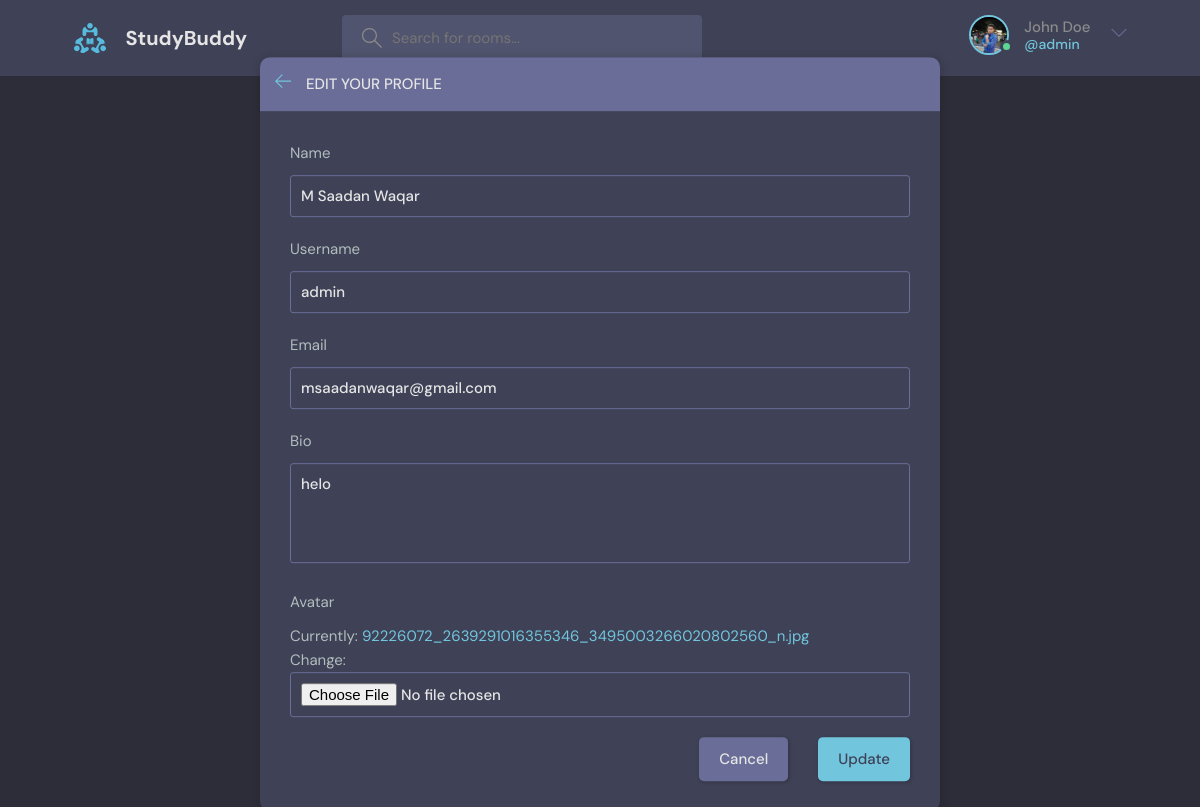
/update-user/ (signed in), run on an earlier commit of the app's database.
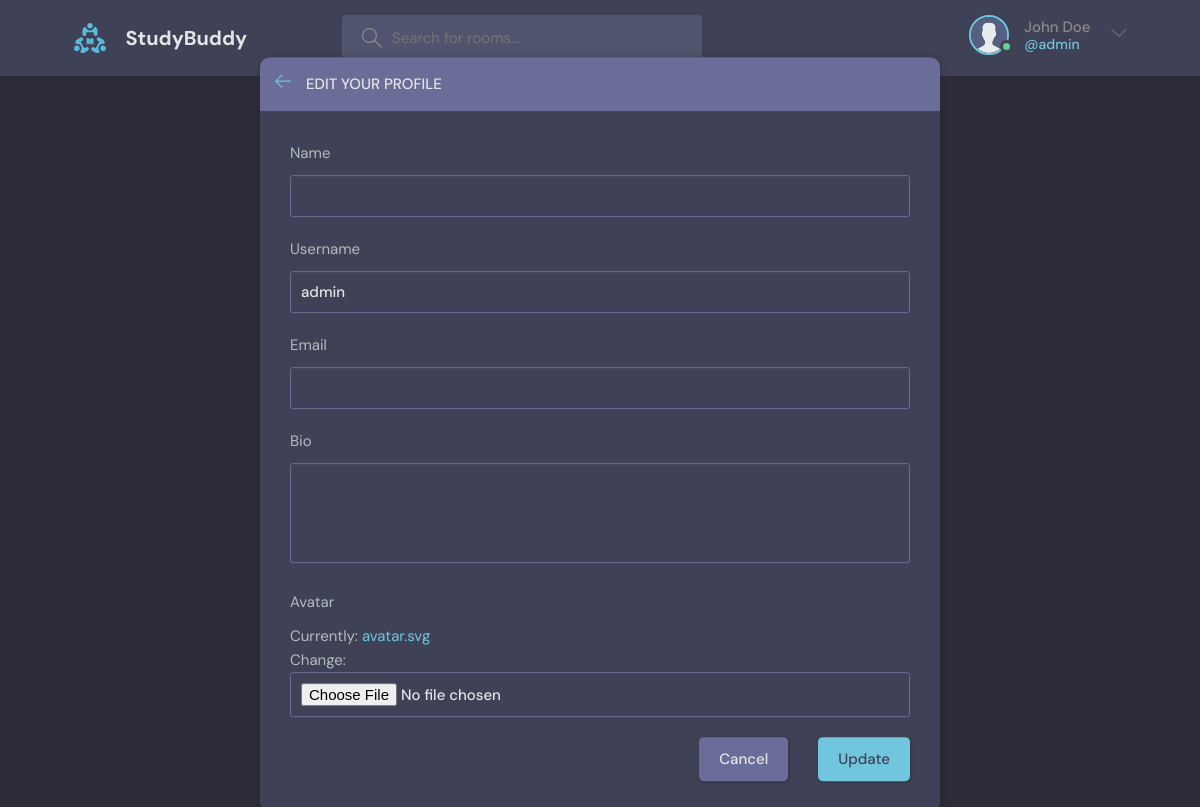
And on a later commit of the database.
### myapp/models.py (models this page shows)
class User(AbstractUser):
    name=models.CharField(max_length=50, null=True)
    bio = models.TextField( null=True)
    email = models.EmailField(unique=True, null=True)
    avatar = models.ImageField(  null=True,default="avatar.svg")
    REQUIRED_FIELDS=[]

### myapp/views.py (the view)
# urls.py: path('update-user/', views.userupdate ,name="update-user"),
@login_required(login_url='login')
def userupdate(request):
    user=request.user
    form = UserForm(instance=user)
    if request.method == 'POST':
        form =  UserForm(request.POST,request.FILES,instance=user)
        form.save()
        return redirect('profile', pk=user.id)
    return render(request,'update_user.html',{'form':form})

### myapp/forms.py
class UserForm(ModelForm):
    class Meta:
        model =    User
        fields=['name','username','email','bio','avatar']

### myapp/templates/update_user.html (shortened to what this page needs)
{% extends 'navbar.html' %}
{% load static %}
{% block body %}
<main class="update-account layout">
    <div class="container">
        <div class="layout__box">
            <div class="layout__boxHeader">
                <div class="layout__boxTitle">
                    <a href="{% url 'index' %}">
                        <svg version="1.1" xmlns="http://www.w3.org/2000/svg" width="32" height="32"
                            viewBox="0 0 32 32">
                            <title>arrow-left</title>
                            <path
                                d="M13.723 2.286l-13.723 13.714 13.719 13.714 1.616-1.611-10.96-10.96h27.625v-2.286h-27.625l10.965-10.965-1.616-1.607z">
                            </path>
                        </svg>
                    </a>
                    <h3>Edit your profile</h3>
                </div>
            </div>
            <div class="layout__body">
                <form class="form" action="" method="POST" enctype="multipart/form-data"> {% csrf_token %}
                    {% for field in form %}
                    <div class="form__group">
                        <label for="profile_pic">{{field.label}}</label>
                       {{field}}
                    </div>
                    {% endfor %}
                    <div class="form__action">
                        <a class="btn btn--dark" href="{% url 'index' %}">Cancel</a>
                        <button class="btn btn--main" type="submit">Update</button>
                    </div>
                </form>
            </div>
        </div>
    </div>
</main>
{% endblock body %}

### myapp/templates/navbar.html (shortened to what this page needs)
{% load static %}
<!DOCTYPE html>
<html lang="en">
<head>
  <link rel="stylesheet" href="{% static 'style.css' %}" />
</head>
<body>
  <header class="header header--loggedIn">
    <div class="container">
      <a href="/" class="header__logo">
        <img src="{% static 'logo.svg' %}" />
        <h1>StudyBuddy</h1>
      </a>
      <form class="header__search">
        <label>
          <input name="q" placeholder="Search for rooms..." />
        </label>
      </form>
      <nav class="header__menu">
        {% if not request.user.is_authenticated %}
        <a href="{% url 'login' %}">
          <img src="{% static 'avatar.svg' %}" />
          <p>Login</p>
        </a>
        {% else %}
        <div class="header__user">
          <a href="{% url 'profile' request.user.id %}">
            <div class="avatar avatar--medium active">
              <img src="{{request.user.avatar.url}}" />
            </div>
            <p>John Doe <span>@{{request.user.username}}</span></p>
          </a>
          <button class="dropdown-button">
            <svg version="1.1" xmlns="http://www.w3.org/2000/svg" width="32" height="32" viewBox="0 0 32 32">
              <title>chevron-down</title>
              <path d="M16 21l-13-13h-3l16 16 16-16h-3l-13 13z"></path>
            </svg>
          </button>
        </div>
        {% endif %}
      </nav>
    </div>
  </header>
  {% block body %}
  {% endblock body %}
</body>
</html>

What changed in the data, as far as the page shows it:
changed User "admin": user.avatar: picture removed, a placeholder shows; name "M Saadan Waqar" → (not shown); email "msaadanwaqar@gmail.com" → (not shown); bio "helo" → (not shown)
Also different on the page:
text no longer shown: "Currently: 92226072_2639291016355346_3495003266020802560_n.jpg Change:"
text now shown: "Currently: avatar.svg Change:"
